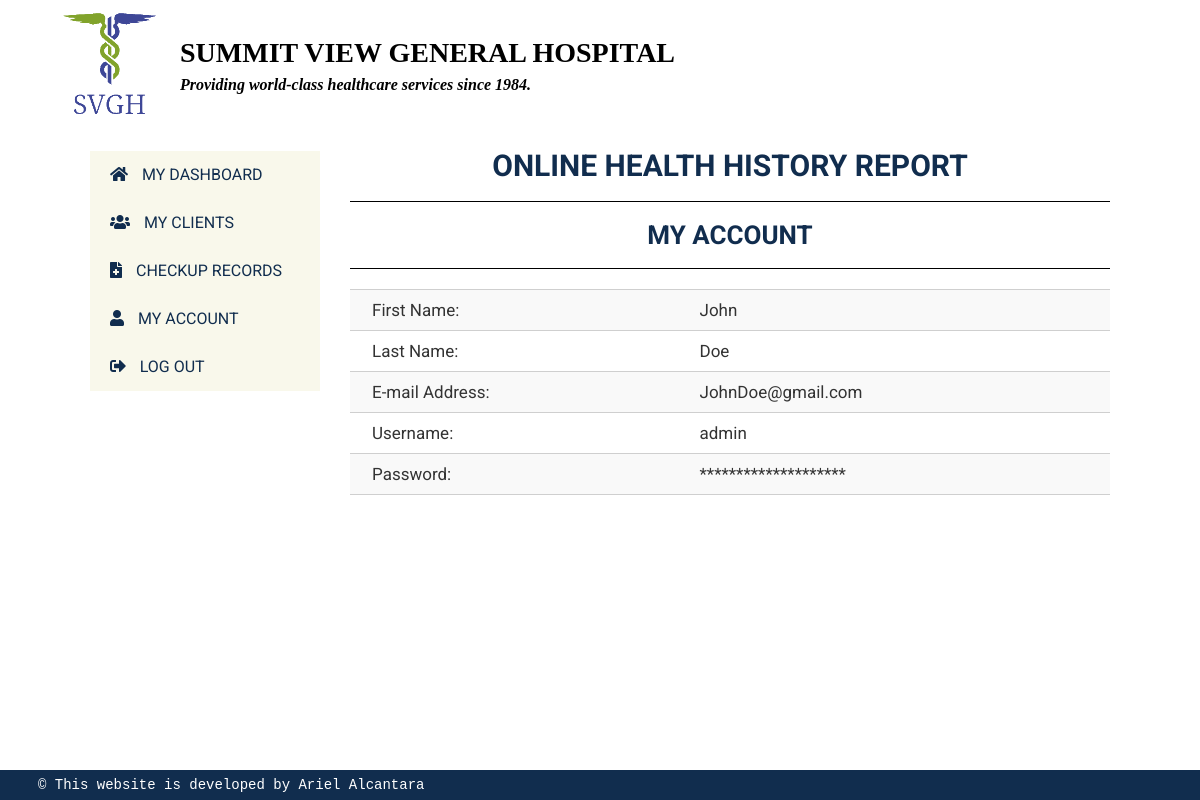
The app's page /account.php (signed in) with its own data.
### tables this page shows
CREATE TABLE `users` (
  `user_id` int(9) NOT NULL,
  `user_type` varchar(5) NOT NULL DEFAULT 'user',
  `user_uname` varchar(30) NOT NULL,
  `user_first` varchar(50) NOT NULL,
  `user_last` varchar(50) NOT NULL,
  `user_email` varchar(70) NOT NULL,
  `user_lastlogin` varchar(30) DEFAULT 'N/A',
  `user_pwd` varchar(128) NOT NULL
);

### account.php (the view, shortened to what this page needs)
<?php
	require_once 'includes/logincheck.inc.php';
?>
<!DOCTYPE html>
<html lang="en-US">
<head>
    <link rel="stylesheet" href="https://use.fontawesome.com/releases/v5.1.0/css/all.css"
>
    <link rel="stylesheet" href="styles/resetstyle.css">
    <link rel="stylesheet" href="styles/style.css">
</head>
<body>
	<?php
		require 'elements/page-header.inc.php';
	?>
	<main>
		<?php
			require 'elements/mobile-navigation.inc.php';
		?>
		<section id="section-wrap">
			<header id="heading">
				<h1>Online Health History Report</h1>
			</header>
			<header id="page-title">
				<h1>My Account</h1>
			</header>
			<section id="page-content">
				<table>
					<?php
						$sql = "SELECT * FROM users WHERE user_id = " . $_SESSION['uid'] . ";";
						$result = mysqli_query($conn, $sql);
						$resultCheck = mysqli_num_rows($result);
						if ($resultCheck > 0) {
							while ($row = mysqli_fetch_assoc($result)) {
								echo "<tr><td>First Name: </td><td>" . $row['user_first'] . "</td></tr>";
								echo "<tr><td>Last Name: </td><td>" . $row['user_last'] . "</td></tr>";
								echo "<tr><td>E-mail Address: </td><td>" . $row['user_email'] . "</td></tr>";
								echo "<tr><td>Username: </td><td>" . $row['user_uname'] . "</td></tr>";
								echo "<tr><td>Password: </td><td>********************</td></tr>";
							}
						}
					?>
				</table>
			</section>
		</section>
	</main>
	<?php
		require 'elements/page-footer.inc.php';
	?>
</body>
</html>

### styles/style.css (style rules this page uses)
* { box-sizing: border-box; }
html { font-size: 16px; }
body { margin: 0; padding: 0 0 2rem 0; font-family: "Roboto", "Helvetica", sans-serif; }
#section-wrap { margin-top: 3rem; padding-top: 1rem; display: flex; justify-content: center; flex-direction: column; align-items: center; background-color: #f9f8eb; }
#heading, #page-title { width: 90%; text-align: center; padding: 0.5rem; border-bottom: 1px solid #000000; text-transform: uppercase; color: #112d4e; }
#heading { font-size: 1.5rem; }
#page-title { font-size: 1.3rem; }
#page-content { width: 90%; padding: 1rem 0; line-height: 1.8rem; }
#page-content table { width: 100%; }
#page-content table tr:nth-of-type(odd) { background-color: #f9f9f9 }
#page-content table tr td { padding: 0.1rem; color: #333333; border-bottom: 0.00625rem solid #CFCFCF; border-top: 0.00625rem solid #CFCFCF; text-indent: 1rem; }
@media only screen and (min-width: 600px) { :root { font-size: 17px; } }
@media only screen and (min-width: 600px) { #section-wrap { background-color: #fff; } }
@media only screen and (min-width: 600px) { #heading { padding: 0 0 1rem; } }
@media only screen and (min-width: 600px) { #page-title { padding: 1rem 0; } }
@media only screen and (min-width: 770px) { body { font-size: 17px; } }
@media only screen and (min-width: 770px) { main { display: flex; flex-direction: row; justify-content: space-between; width: 90%; margin: 1rem auto 0; padding: 0; } }
@media only screen and (min-width: 770px) { #section-wrap { margin: 0 0 0 1.5rem; padding: 0; flex: 1; } }
@media only screen and (min-width: 770px) { #heading, #page-title { width: 100%; } }
@media only screen and (min-width: 770px) { #page-content { width: 100%; } }
@media only screen and (min-width: 1024px) { :root { font-size: 20px; } }
@media only screen and (min-width: 1024px) { main { width: 85%; } }

### records on screen
users: user_first "John", user_last "Doe", user_email "JohnDoe@gmail.com", user_uname "admin"
